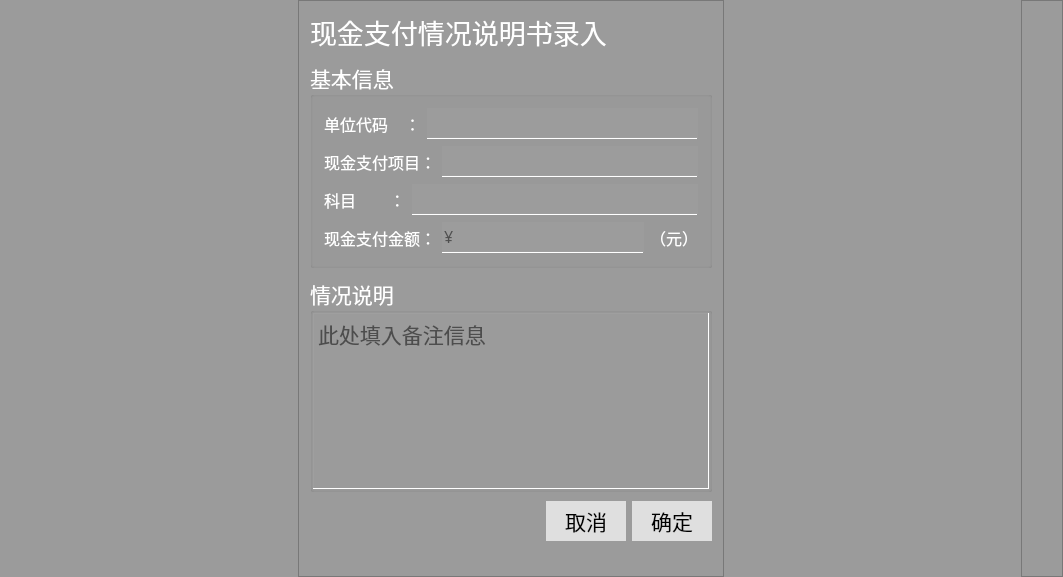
<?xml version="1.0" encoding="UTF-8"?>
<ui version="4.0">
 <class>CashPaymentCertificate</class>
 <widget class="QDialog" name="CashPaymentCertificate">
  <property name="geometry">
   <rect>
    <x>0</x>
    <y>0</y>
    <width>1063</width>
    <height>577</height>
   </rect>
  </property>
  <property name="palette">
   <palette>
    <active>
     <colorrole role="Base">
      <brush brushstyle="SolidPattern">
       <color alpha="255">
        <red>255</red>
        <green>255</green>
        <blue>255</blue>
       </color>
      </brush>
     </colorrole>
     <colorrole role="Window">
      <brush brushstyle="SolidPattern">
       <color alpha="255">
        <red>155</red>
        <green>155</green>
        <blue>155</blue>
       </color>
      </brush>
     </colorrole>
    </active>
    <inactive>
     <colorrole role="Base">
      <brush brushstyle="SolidPattern">
       <color alpha="255">
        <red>255</red>
        <green>255</green>
        <blue>255</blue>
       </color>
      </brush>
     </colorrole>
     <colorrole role="Window">
      <brush brushstyle="SolidPattern">
       <color alpha="255">
        <red>155</red>
        <green>155</green>
        <blue>155</blue>
       </color>
      </brush>
     </colorrole>
    </inactive>
    <disabled>
     <colorrole role="Base">
      <brush brushstyle="SolidPattern">
       <color alpha="255">
        <red>155</red>
        <green>155</green>
        <blue>155</blue>
       </color>
      </brush>
     </colorrole>
     <colorrole role="Window">
      <brush brushstyle="SolidPattern">
       <color alpha="255">
        <red>155</red>
        <green>155</green>
        <blue>155</blue>
       </color>
      </brush>
     </colorrole>
    </disabled>
   </palette>
  </property>
  <property name="windowTitle">
   <string>CashPaymentCertificate</string>
  </property>
  <layout class="QHBoxLayout" name="horizontalLayout_10">
   <property name="spacing">
    <number>0</number>
   </property>
   <property name="leftMargin">
    <number>0</number>
   </property>
   <property name="topMargin">
    <number>0</number>
   </property>
   <property name="rightMargin">
    <number>0</number>
   </property>
   <property name="bottomMargin">
    <number>0</number>
   </property>
   <item>
    <spacer name="horizontalSpacer_3">
     <property name="orientation">
      <enum>Qt::Horizontal</enum>
     </property>
     <property name="sizeHint" stdset="0">
      <size>
       <width>295</width>
       <height>20</height>
      </size>
     </property>
    </spacer>
   </item>
   <item>
    <widget class="QScrollArea" name="scrollArea">
     <property name="minimumSize">
      <size>
       <width>426</width>
       <height>0</height>
      </size>
     </property>
     <property name="frameShape">
      <enum>QFrame::StyledPanel</enum>
     </property>
     <property name="horizontalScrollBarPolicy">
      <enum>Qt::ScrollBarAlwaysOff</enum>
     </property>
     <property name="widgetResizable">
      <bool>true</bool>
     </property>
     <widget class="QWidget" name="scrollAreaWidgetContents">
      <property name="geometry">
       <rect>
        <x>0</x>
        <y>0</y>
        <width>424</width>
        <height>575</height>
       </rect>
      </property>
      <layout class="QVBoxLayout" name="verticalLayout_5">
       <property name="spacing">
        <number>9</number>
       </property>
       <item>
        <widget class="QLabel" name="label">
         <property name="palette">
          <palette>
           <active>
            <colorrole role="WindowText">
             <brush brushstyle="SolidPattern">
              <color alpha="255">
               <red>255</red>
               <green>255</green>
               <blue>255</blue>
              </color>
             </brush>
            </colorrole>
           </active>
           <inactive>
            <colorrole role="WindowText">
             <brush brushstyle="SolidPattern">
              <color alpha="255">
               <red>255</red>
               <green>255</green>
               <blue>255</blue>
              </color>
             </brush>
            </colorrole>
           </inactive>
           <disabled>
            <colorrole role="WindowText">
             <brush brushstyle="SolidPattern">
              <color alpha="255">
               <red>120</red>
               <green>120</green>
               <blue>120</blue>
              </color>
             </brush>
            </colorrole>
           </disabled>
          </palette>
         </property>
         <property name="font">
          <font>
           <family>楷体</family>
           <pointsize>20</pointsize>
          </font>
         </property>
         <property name="text">
          <string>现金支付情况说明书录入</string>
         </property>
        </widget>
       </item>
       <item>
        <widget class="QGroupBox" name="groupBox">
         <property name="palette">
          <palette>
           <active>
            <colorrole role="WindowText">
             <brush brushstyle="SolidPattern">
              <color alpha="255">
               <red>255</red>
               <green>255</green>
               <blue>255</blue>
              </color>
             </brush>
            </colorrole>
           </active>
           <inactive>
            <colorrole role="WindowText">
             <brush brushstyle="SolidPattern">
              <color alpha="255">
               <red>255</red>
               <green>255</green>
               <blue>255</blue>
              </color>
             </brush>
            </colorrole>
           </inactive>
           <disabled>
            <colorrole role="WindowText">
             <brush brushstyle="SolidPattern">
              <color alpha="255">
               <red>120</red>
               <green>120</green>
               <blue>120</blue>
              </color>
             </brush>
            </colorrole>
           </disabled>
          </palette>
         </property>
         <property name="font">
          <font>
           <family>楷体</family>
           <pointsize>16</pointsize>
          </font>
         </property>
         <property name="title">
          <string>基本信息</string>
         </property>
         <layout class="QVBoxLayout" name="verticalLayout_2">
          <item>
           <layout class="QHBoxLayout" name="horizontalLayout_5">
            <item>
             <widget class="QLabel" name="label_2">
              <property name="palette">
               <palette>
                <active>
                 <colorrole role="WindowText">
                  <brush brushstyle="SolidPattern">
                   <color alpha="255">
                    <red>255</red>
                    <green>255</green>
                    <blue>255</blue>
                   </color>
                  </brush>
                 </colorrole>
                </active>
                <inactive>
                 <colorrole role="WindowText">
                  <brush brushstyle="SolidPattern">
                   <color alpha="255">
                    <red>255</red>
                    <green>255</green>
                    <blue>255</blue>
                   </color>
                  </brush>
                 </colorrole>
                </inactive>
                <disabled>
                 <colorrole role="WindowText">
                  <brush brushstyle="SolidPattern">
                   <color alpha="255">
                    <red>120</red>
                    <green>120</green>
                    <blue>120</blue>
                   </color>
                  </brush>
                 </colorrole>
                </disabled>
               </palette>
              </property>
              <property name="font">
               <font>
                <family>楷体</family>
                <pointsize>12</pointsize>
               </font>
              </property>
              <property name="text">
               <string>单位代码    ：</string>
              </property>
             </widget>
            </item>
            <item>
             <layout class="QVBoxLayout" name="verticalLayout">
              <property name="spacing">
               <number>0</number>
              </property>
              <item>
               <widget class="QLineEdit" name="lineEdit">
                <property name="palette">
                 <palette>
                  <active>
                   <colorrole role="Button">
                    <brush brushstyle="SolidPattern">
                     <color alpha="255">
                      <red>156</red>
                      <green>156</green>
                      <blue>156</blue>
                     </color>
                    </brush>
                   </colorrole>
                   <colorrole role="Base">
                    <brush brushstyle="SolidPattern">
                     <color alpha="255">
                      <red>156</red>
                      <green>156</green>
                      <blue>156</blue>
                     </color>
                    </brush>
                   </colorrole>
                  </active>
                  <inactive>
                   <colorrole role="Button">
                    <brush brushstyle="SolidPattern">
                     <color alpha="255">
                      <red>156</red>
                      <green>156</green>
                      <blue>156</blue>
                     </color>
                    </brush>
                   </colorrole>
                   <colorrole role="Base">
                    <brush brushstyle="SolidPattern">
                     <color alpha="255">
                      <red>156</red>
                      <green>156</green>
                      <blue>156</blue>
                     </color>
                    </brush>
                   </colorrole>
                  </inactive>
                  <disabled>
                   <colorrole role="Button">
                    <brush brushstyle="SolidPattern">
                     <color alpha="255">
                      <red>156</red>
                      <green>156</green>
                      <blue>156</blue>
                     </color>
                    </brush>
                   </colorrole>
                   <colorrole role="Base">
                    <brush brushstyle="SolidPattern">
                     <color alpha="255">
                      <red>156</red>
                      <green>156</green>
                      <blue>156</blue>
                     </color>
                    </brush>
                   </colorrole>
                  </disabled>
                 </palette>
                </property>
                <property name="font">
                 <font>
                  <family>楷体</family>
                  <pointsize>12</pointsize>
                 </font>
                </property>
                <property name="autoFillBackground">
                 <bool>true</bool>
                </property>
                <property name="frame">
                 <bool>false</bool>
                </property>
               </widget>
              </item>
              <item>
               <widget class="Line" name="line">
                <property name="orientation">
                 <enum>Qt::Horizontal</enum>
                </property>
               </widget>
              </item>
             </layout>
            </item>
           </layout>
          </item>
          <item>
           <layout class="QHBoxLayout" name="horizontalLayout_4">
            <item>
             <widget class="QLabel" name="label_4">
              <property name="palette">
               <palette>
                <active>
                 <colorrole role="WindowText">
                  <brush brushstyle="SolidPattern">
                   <color alpha="255">
                    <red>255</red>
                    <green>255</green>
                    <blue>255</blue>
                   </color>
                  </brush>
                 </colorrole>
                </active>
                <inactive>
                 <colorrole role="WindowText">
                  <brush brushstyle="SolidPattern">
                   <color alpha="255">
                    <red>255</red>
                    <green>255</green>
                    <blue>255</blue>
                   </color>
                  </brush>
                 </colorrole>
                </inactive>
                <disabled>
                 <colorrole role="WindowText">
                  <brush brushstyle="SolidPattern">
                   <color alpha="255">
                    <red>120</red>
                    <green>120</green>
                    <blue>120</blue>
                   </color>
                  </brush>
                 </colorrole>
                </disabled>
               </palette>
              </property>
              <property name="font">
               <font>
                <family>楷体</family>
                <pointsize>12</pointsize>
               </font>
              </property>
              <property name="text">
               <string>现金支付项目：</string>
              </property>
             </widget>
            </item>
            <item>
             <layout class="QVBoxLayout" name="verticalLayout_3">
              <property name="spacing">
               <number>0</number>
              </property>
              <item>
               <widget class="QLineEdit" name="lineEdit_3">
                <property name="palette">
                 <palette>
                  <active>
                   <colorrole role="Button">
                    <brush brushstyle="SolidPattern">
                     <color alpha="255">
                      <red>156</red>
                      <green>156</green>
                      <blue>156</blue>
                     </color>
                    </brush>
                   </colorrole>
                   <colorrole role="Base">
                    <brush brushstyle="SolidPattern">
                     <color alpha="255">
                      <red>156</red>
                      <green>156</green>
                      <blue>156</blue>
                     </color>
                    </brush>
                   </colorrole>
                  </active>
                  <inactive>
                   <colorrole role="Button">
                    <brush brushstyle="SolidPattern">
                     <color alpha="255">
                      <red>156</red>
                      <green>156</green>
                      <blue>156</blue>
                     </color>
                    </brush>
                   </colorrole>
                   <colorrole role="Base">
                    <brush brushstyle="SolidPattern">
                     <color alpha="255">
                      <red>156</red>
                      <green>156</green>
                      <blue>156</blue>
                     </color>
                    </brush>
                   </colorrole>
                  </inactive>
                  <disabled>
                   <colorrole role="Button">
                    <brush brushstyle="SolidPattern">
                     <color alpha="255">
                      <red>156</red>
                      <green>156</green>
                      <blue>156</blue>
                     </color>
                    </brush>
                   </colorrole>
                   <colorrole role="Base">
                    <brush brushstyle="SolidPattern">
                     <color alpha="255">
                      <red>156</red>
                      <green>156</green>
                      <blue>156</blue>
                     </color>
                    </brush>
                   </colorrole>
                  </disabled>
                 </palette>
                </property>
                <property name="font">
                 <font>
                  <family>楷体</family>
                  <pointsize>12</pointsize>
                 </font>
                </property>
                <property name="autoFillBackground">
                 <bool>true</bool>
                </property>
                <property name="frame">
                 <bool>false</bool>
                </property>
               </widget>
              </item>
              <item>
               <widget class="Line" name="line_3">
                <property name="orientation">
                 <enum>Qt::Horizontal</enum>
                </property>
               </widget>
              </item>
             </layout>
            </item>
           </layout>
          </item>
          <item>
           <layout class="QHBoxLayout" name="horizontalLayout_6">
            <item>
             <widget class="QLabel" name="label_5">
              <property name="palette">
               <palette>
                <active>
                 <colorrole role="WindowText">
                  <brush brushstyle="SolidPattern">
                   <color alpha="255">
                    <red>255</red>
                    <green>255</green>
                    <blue>255</blue>
                   </color>
                  </brush>
                 </colorrole>
                </active>
                <inactive>
                 <colorrole role="WindowText">
                  <brush brushstyle="SolidPattern">
                   <color alpha="255">
                    <red>255</red>
                    <green>255</green>
                    <blue>255</blue>
                   </color>
                  </brush>
                 </colorrole>
                </inactive>
                <disabled>
                 <colorrole role="WindowText">
                  <brush brushstyle="SolidPattern">
                   <color alpha="255">
                    <red>120</red>
                    <green>120</green>
                    <blue>120</blue>
                   </color>
                  </brush>
                 </colorrole>
                </disabled>
               </palette>
              </property>
              <property name="font">
               <font>
                <family>楷体</family>
                <pointsize>12</pointsize>
               </font>
              </property>
              <property name="text">
               <string>科目        ：</string>
              </property>
             </widget>
            </item>
            <item>
             <layout class="QVBoxLayout" name="verticalLayout_4">
              <property name="spacing">
               <number>0</number>
              </property>
              <item>
               <widget class="QLineEdit" name="lineEdit_5">
                <property name="palette">
                 <palette>
                  <active>
                   <colorrole role="Button">
                    <brush brushstyle="SolidPattern">
                     <color alpha="255">
                      <red>156</red>
                      <green>156</green>
                      <blue>156</blue>
                     </color>
                    </brush>
                   </colorrole>
                   <colorrole role="Base">
                    <brush brushstyle="SolidPattern">
                     <color alpha="255">
                      <red>156</red>
                      <green>156</green>
                      <blue>156</blue>
                     </color>
                    </brush>
                   </colorrole>
                  </active>
                  <inactive>
                   <colorrole role="Button">
                    <brush brushstyle="SolidPattern">
                     <color alpha="255">
                      <red>156</red>
                      <green>156</green>
                      <blue>156</blue>
                     </color>
                    </brush>
                   </colorrole>
                   <colorrole role="Base">
                    <brush brushstyle="SolidPattern">
                     <color alpha="255">
                      <red>156</red>
                      <green>156</green>
                      <blue>156</blue>
                     </color>
                    </brush>
                   </colorrole>
                  </inactive>
                  <disabled>
                   <colorrole role="Button">
                    <brush brushstyle="SolidPattern">
                     <color alpha="255">
                      <red>156</red>
                      <green>156</green>
                      <blue>156</blue>
                     </color>
                    </brush>
                   </colorrole>
                   <colorrole role="Base">
                    <brush brushstyle="SolidPattern">
                     <color alpha="255">
                      <red>156</red>
                      <green>156</green>
                      <blue>156</blue>
                     </color>
                    </brush>
                   </colorrole>
                  </disabled>
                 </palette>
                </property>
                <property name="font">
                 <font>
                  <family>楷体</family>
                  <pointsize>12</pointsize>
                 </font>
                </property>
                <property name="autoFillBackground">
                 <bool>true</bool>
                </property>
                <property name="frame">
                 <bool>false</bool>
                </property>
               </widget>
              </item>
              <item>
               <widget class="Line" name="line_4">
                <property name="orientation">
                 <enum>Qt::Horizontal</enum>
                </property>
               </widget>
              </item>
             </layout>
            </item>
           </layout>
          </item>
          <item>
           <layout class="QHBoxLayout" name="horizontalLayout_3">
            <item>
             <widget class="QLabel" name="label_15">
              <property name="palette">
               <palette>
                <active>
                 <colorrole role="WindowText">
                  <brush brushstyle="SolidPattern">
                   <color alpha="255">
                    <red>255</red>
                    <green>255</green>
                    <blue>255</blue>
                   </color>
                  </brush>
                 </colorrole>
                </active>
                <inactive>
                 <colorrole role="WindowText">
                  <brush brushstyle="SolidPattern">
                   <color alpha="255">
                    <red>255</red>
                    <green>255</green>
                    <blue>255</blue>
                   </color>
                  </brush>
                 </colorrole>
                </inactive>
                <disabled>
                 <colorrole role="WindowText">
                  <brush brushstyle="SolidPattern">
                   <color alpha="255">
                    <red>120</red>
                    <green>120</green>
                    <blue>120</blue>
                   </color>
                  </brush>
                 </colorrole>
                </disabled>
               </palette>
              </property>
              <property name="font">
               <font>
                <family>楷体</family>
                <pointsize>12</pointsize>
               </font>
              </property>
              <property name="text">
               <string>现金支付金额：</string>
              </property>
             </widget>
            </item>
            <item>
             <layout class="QVBoxLayout" name="verticalLayout_12">
              <property name="spacing">
               <number>0</number>
              </property>
              <item>
               <widget class="QLineEdit" name="lineEdit_8">
                <property name="palette">
                 <palette>
                  <active>
                   <colorrole role="Button">
                    <brush brushstyle="SolidPattern">
                     <color alpha="255">
                      <red>156</red>
                      <green>156</green>
                      <blue>156</blue>
                     </color>
                    </brush>
                   </colorrole>
                   <colorrole role="Base">
                    <brush brushstyle="SolidPattern">
                     <color alpha="255">
                      <red>156</red>
                      <green>156</green>
                      <blue>156</blue>
                     </color>
                    </brush>
                   </colorrole>
                  </active>
                  <inactive>
                   <colorrole role="Button">
                    <brush brushstyle="SolidPattern">
                     <color alpha="255">
                      <red>156</red>
                      <green>156</green>
                      <blue>156</blue>
                     </color>
                    </brush>
                   </colorrole>
                   <colorrole role="Base">
                    <brush brushstyle="SolidPattern">
                     <color alpha="255">
                      <red>156</red>
                      <green>156</green>
                      <blue>156</blue>
                     </color>
                    </brush>
                   </colorrole>
                  </inactive>
                  <disabled>
                   <colorrole role="Button">
                    <brush brushstyle="SolidPattern">
                     <color alpha="255">
                      <red>156</red>
                      <green>156</green>
                      <blue>156</blue>
                     </color>
                    </brush>
                   </colorrole>
                   <colorrole role="Base">
                    <brush brushstyle="SolidPattern">
                     <color alpha="255">
                      <red>156</red>
                      <green>156</green>
                      <blue>156</blue>
                     </color>
                    </brush>
                   </colorrole>
                  </disabled>
                 </palette>
                </property>
                <property name="font">
                 <font>
                  <family>楷体</family>
                  <pointsize>12</pointsize>
                 </font>
                </property>
                <property name="autoFillBackground">
                 <bool>true</bool>
                </property>
                <property name="frame">
                 <bool>false</bool>
                </property>
                <property name="placeholderText">
                 <string>¥</string>
                </property>
               </widget>
              </item>
              <item>
               <widget class="Line" name="line_12">
                <property name="orientation">
                 <enum>Qt::Horizontal</enum>
                </property>
               </widget>
              </item>
             </layout>
            </item>
            <item>
             <widget class="QLabel" name="label_16">
              <property name="palette">
               <palette>
                <active>
                 <colorrole role="WindowText">
                  <brush brushstyle="SolidPattern">
                   <color alpha="255">
                    <red>255</red>
                    <green>255</green>
                    <blue>255</blue>
                   </color>
                  </brush>
                 </colorrole>
                </active>
                <inactive>
                 <colorrole role="WindowText">
                  <brush brushstyle="SolidPattern">
                   <color alpha="255">
                    <red>255</red>
                    <green>255</green>
                    <blue>255</blue>
                   </color>
                  </brush>
                 </colorrole>
                </inactive>
                <disabled>
                 <colorrole role="WindowText">
                  <brush brushstyle="SolidPattern">
                   <color alpha="255">
                    <red>120</red>
                    <green>120</green>
                    <blue>120</blue>
                   </color>
                  </brush>
                 </colorrole>
                </disabled>
               </palette>
              </property>
              <property name="font">
               <font>
                <family>楷体</family>
                <pointsize>12</pointsize>
               </font>
              </property>
              <property name="text">
               <string>（元）</string>
              </property>
             </widget>
            </item>
           </layout>
          </item>
         </layout>
        </widget>
       </item>
       <item>
        <widget class="QGroupBox" name="groupBox_2">
         <property name="minimumSize">
          <size>
           <width>0</width>
           <height>180</height>
          </size>
         </property>
         <property name="maximumSize">
          <size>
           <width>16777215</width>
           <height>1000</height>
          </size>
         </property>
         <property name="palette">
          <palette>
           <active>
            <colorrole role="WindowText">
             <brush brushstyle="SolidPattern">
              <color alpha="255">
               <red>255</red>
               <green>255</green>
               <blue>255</blue>
              </color>
             </brush>
            </colorrole>
           </active>
           <inactive>
            <colorrole role="WindowText">
             <brush brushstyle="SolidPattern">
              <color alpha="255">
               <red>255</red>
               <green>255</green>
               <blue>255</blue>
              </color>
             </brush>
            </colorrole>
           </inactive>
           <disabled>
            <colorrole role="WindowText">
             <brush brushstyle="SolidPattern">
              <color alpha="255">
               <red>120</red>
               <green>120</green>
               <blue>120</blue>
              </color>
             </brush>
            </colorrole>
           </disabled>
          </palette>
         </property>
         <property name="font">
          <font>
           <family>楷体</family>
           <pointsize>16</pointsize>
          </font>
         </property>
         <property name="title">
          <string>情况说明</string>
         </property>
         <layout class="QVBoxLayout" name="verticalLayout_8">
          <property name="spacing">
           <number>0</number>
          </property>
          <property name="leftMargin">
           <number>0</number>
          </property>
          <property name="topMargin">
           <number>0</number>
          </property>
          <property name="rightMargin">
           <number>0</number>
          </property>
          <property name="bottomMargin">
           <number>0</number>
          </property>
          <item>
           <widget class="QTextEdit" name="textEdit">
            <property name="palette">
             <palette>
              <active>
               <colorrole role="Base">
                <brush brushstyle="SolidPattern">
                 <color alpha="255">
                  <red>155</red>
                  <green>155</green>
                  <blue>155</blue>
                 </color>
                </brush>
               </colorrole>
              </active>
              <inactive>
               <colorrole role="Base">
                <brush brushstyle="SolidPattern">
                 <color alpha="255">
                  <red>155</red>
                  <green>155</green>
                  <blue>155</blue>
                 </color>
                </brush>
               </colorrole>
              </inactive>
              <disabled>
               <colorrole role="Base">
                <brush brushstyle="SolidPattern">
                 <color alpha="255">
                  <red>155</red>
                  <green>155</green>
                  <blue>155</blue>
                 </color>
                </brush>
               </colorrole>
              </disabled>
             </palette>
            </property>
            <property name="autoFillBackground">
             <bool>false</bool>
            </property>
            <property name="frameShape">
             <enum>QFrame::Panel</enum>
            </property>
            <property name="placeholderText">
             <string>此处填入备注信息</string>
            </property>
           </widget>
          </item>
         </layout>
        </widget>
       </item>
       <item>
        <layout class="QHBoxLayout" name="horizontalLayout_9">
         <item>
          <spacer name="horizontalSpacer_2">
           <property name="orientation">
            <enum>Qt::Horizontal</enum>
           </property>
           <property name="sizeHint" stdset="0">
            <size>
             <width>40</width>
             <height>20</height>
            </size>
           </property>
          </spacer>
         </item>
         <item>
          <widget class="QPushButton" name="pushButton">
           <property name="palette">
            <palette>
             <active>
              <colorrole role="Button">
               <brush brushstyle="SolidPattern">
                <color alpha="255">
                 <red>223</red>
                 <green>223</green>
                 <blue>223</blue>
                </color>
               </brush>
              </colorrole>
             </active>
             <inactive>
              <colorrole role="Button">
               <brush brushstyle="SolidPattern">
                <color alpha="255">
                 <red>223</red>
                 <green>223</green>
                 <blue>223</blue>
                </color>
               </brush>
              </colorrole>
             </inactive>
             <disabled>
              <colorrole role="Button">
               <brush brushstyle="SolidPattern">
                <color alpha="255">
                 <red>223</red>
                 <green>223</green>
                 <blue>223</blue>
                </color>
               </brush>
              </colorrole>
             </disabled>
            </palette>
           </property>
           <property name="font">
            <font>
             <family>楷体</family>
             <pointsize>16</pointsize>
            </font>
           </property>
           <property name="autoFillBackground">
            <bool>true</bool>
           </property>
           <property name="text">
            <string>取消</string>
           </property>
           <property name="flat">
            <bool>true</bool>
           </property>
          </widget>
         </item>
         <item>
          <widget class="QPushButton" name="pushButton_2">
           <property name="palette">
            <palette>
             <active>
              <colorrole role="Button">
               <brush brushstyle="SolidPattern">
                <color alpha="255">
                 <red>223</red>
                 <green>223</green>
                 <blue>223</blue>
                </color>
               </brush>
              </colorrole>
             </active>
             <inactive>
              <colorrole role="Button">
               <brush brushstyle="SolidPattern">
                <color alpha="255">
                 <red>223</red>
                 <green>223</green>
                 <blue>223</blue>
                </color>
               </brush>
              </colorrole>
             </inactive>
             <disabled>
              <colorrole role="Button">
               <brush brushstyle="SolidPattern">
                <color alpha="255">
                 <red>223</red>
                 <green>223</green>
                 <blue>223</blue>
                </color>
               </brush>
              </colorrole>
             </disabled>
            </palette>
           </property>
           <property name="font">
            <font>
             <family>楷体</family>
             <pointsize>16</pointsize>
            </font>
           </property>
           <property name="autoFillBackground">
            <bool>true</bool>
           </property>
           <property name="text">
            <string>确定</string>
           </property>
           <property name="flat">
            <bool>true</bool>
           </property>
          </widget>
         </item>
        </layout>
       </item>
       <item>
        <spacer name="verticalSpacer_2">
         <property name="orientation">
          <enum>Qt::Vertical</enum>
         </property>
         <property name="sizeHint" stdset="0">
          <size>
           <width>20</width>
           <height>40</height>
          </size>
         </property>
        </spacer>
       </item>
      </layout>
     </widget>
    </widget>
   </item>
   <item>
    <spacer name="horizontalSpacer_4">
     <property name="orientation">
      <enum>Qt::Horizontal</enum>
     </property>
     <property name="sizeHint" stdset="0">
      <size>
       <width>294</width>
       <height>20</height>
      </size>
     </property>
    </spacer>
   </item>
   <item>
    <widget class="QFrame" name="frame">
     <property name="minimumSize">
      <size>
       <width>42</width>
       <height>0</height>
      </size>
     </property>
     <property name="maximumSize">
      <size>
       <width>42</width>
       <height>16777215</height>
      </size>
     </property>
     <property name="frameShape">
      <enum>QFrame::StyledPanel</enum>
     </property>
     <property name="frameShadow">
      <enum>QFrame::Raised</enum>
     </property>
     <layout class="QVBoxLayout" name="verticalLayout_7">
      <property name="spacing">
       <number>0</number>
      </property>
      <property name="leftMargin">
       <number>0</number>
      </property>
      <property name="topMargin">
       <number>0</number>
      </property>
      <property name="rightMargin">
       <number>0</number>
      </property>
      <property name="bottomMargin">
       <number>0</number>
      </property>
      <item>
       <widget class="QToolButton" name="toolButton_2">
        <property name="text">
         <string/>
        </property>
        <property name="icon">
         <iconset resource="../../../UrielQtFramework.qrc">
          <normaloff>:/Expense/Resources/Expense/close.png</normaloff>:/Expense/Resources/Expense/close.png</iconset>
        </property>
        <property name="iconSize">
         <size>
          <width>35</width>
          <height>35</height>
         </size>
        </property>
        <property name="autoRaise">
         <bool>true</bool>
        </property>
       </widget>
      </item>
      <item>
       <spacer name="verticalSpacer">
        <property name="orientation">
         <enum>Qt::Vertical</enum>
        </property>
        <property name="sizeHint" stdset="0">
         <size>
          <width>20</width>
          <height>533</height>
         </size>
        </property>
       </spacer>
      </item>
     </layout>
    </widget>
   </item>
  </layout>
 </widget>
 <layoutdefault spacing="6" margin="11"/>
 <resources>
  <include location="../../../UrielQtFramework.qrc"/>
 </resources>
 <connections/>
</ui>
